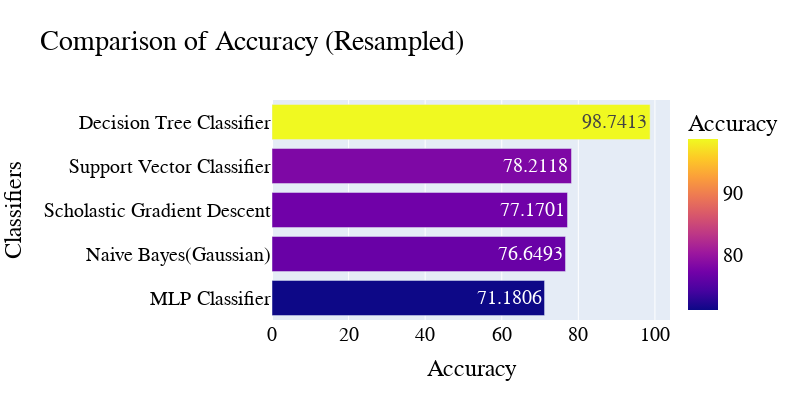
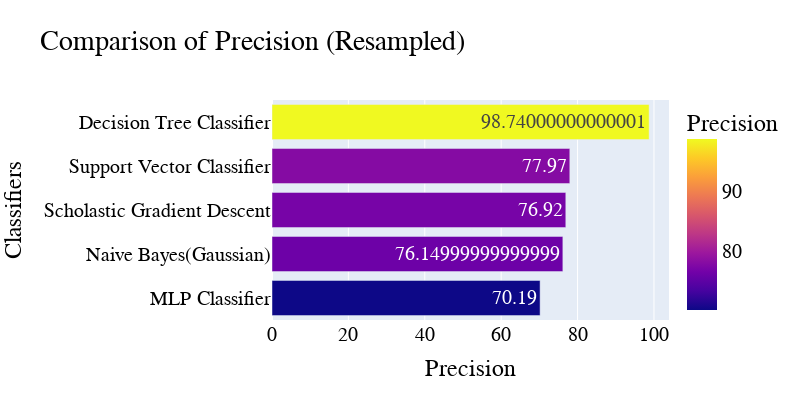
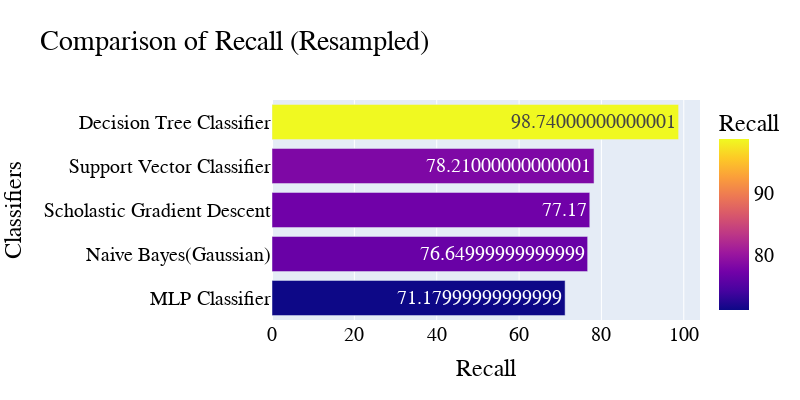
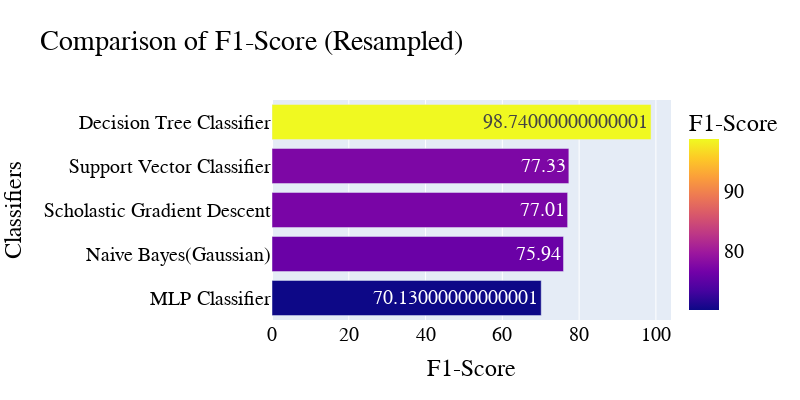

Here is the notebook cell these charts were saved with, in order:
### Markdown cell above
### <span style='color:#2916F5'>Performance Comparison for Resampled Data</span>

### Code cell
detect_df2=pd.DataFrame({
    "Classifiers":clf_diab_names,
    "Accuracy":detectscores1[0],
    "Precision":detectscores1[1],
    "Recall":detectscores1[2],
    "F1-Score":detectscores1[3]
})

for i in detect_df2.columns.tolist()[1:]:
    detect_df2=detect_df2.sort_values(by=i,ascending=False)
    fig = px.bar(detect_df2[::-1], x=i, y="Classifiers",text=i,color=i,
                 title="Comparison of {} (Resampled)".format(i),height=400,width=800)
    fig.update_layout(
        font=dict(
            family="Times New Roman, Bold",
            size=20,
            color="black"
        )
    )
    fig.show()
detect_df2.to_csv("detect_df2.csv")

### Figure 1 — Plotly figure (JSON) as saved in the notebook; plotly's stock layout.template omitted (floating-point values rounded to 4 significant figures)
{"data": [{"alignmentgroup": "True", "hovertemplate": "Accuracy=%{marker.color}<br>Classifiers=%{y}<extra></extra>", "legendgroup": "", "marker": {"color": [71.18, 76.65, 77.17, 78.21, 98.74], "coloraxis": "coloraxis", "pattern": {"shape": ""}}, "name": "", "offsetgroup": "", "orientation": "h", "showlegend": false, "text": [71.18, 76.65, 77.17, 78.21, 98.74], "textposition": "auto", "type": "bar", "x": [71.18, 76.65, 77.17, 78.21, 98.74], "xaxis": "x", "y": ["MLP Classifier", "Naive Bayes(Gaussian)", "Scholastic Gradient Descent", "Support Vector Classifier", "Decision Tree Classifier"], "yaxis": "y"}], "layout": {"barmode": "relative", "coloraxis": {"colorbar": {"title": {"text": "Accuracy"}}, "colorscale": [[0, "#0d0887"], [0.1111, "#46039f"], [0.2222, "#7201a8"], [0.3333, "#9c179e"], [0.4444, "#bd3786"], [0.5556, "#d8576b"], [0.6667, "#ed7953"], [0.7778, "#fb9f3a"], [0.8889, "#fdca26"], [1, "#f0f921"]]}, "font": {"color": "black", "family": "Times New Roman, Bold", "size": 20}, "height": 400, "legend": {"tracegroupgap": 0}, "title": {"text": "Comparison of Accuracy (Resampled)"}, "width": 800, "xaxis": {"anchor": "y", "domain": [0, 1], "title": {"text": "Accuracy"}}, "yaxis": {"anchor": "x", "domain": [0, 1], "title": {"text": "Classifiers"}}}}

### Figure 2 — Plotly figure (JSON) as saved in the notebook; plotly's stock layout.template omitted (floating-point values rounded to 4 significant figures)
{"data": [{"alignmentgroup": "True", "hovertemplate": "Precision=%{marker.color}<br>Classifiers=%{y}<extra></extra>", "legendgroup": "", "marker": {"color": [70.19, 76.15, 76.92, 77.97, 98.74], "coloraxis": "coloraxis", "pattern": {"shape": ""}}, "name": "", "offsetgroup": "", "orientation": "h", "showlegend": false, "text": [70.19, 76.15, 76.92, 77.97, 98.74], "textposition": "auto", "type": "bar", "x": [70.19, 76.15, 76.92, 77.97, 98.74], "xaxis": "x", "y": ["MLP Classifier", "Naive Bayes(Gaussian)", "Scholastic Gradient Descent", "Support Vector Classifier", "Decision Tree Classifier"], "yaxis": "y"}], "layout": {"barmode": "relative", "coloraxis": {"colorbar": {"title": {"text": "Precision"}}, "colorscale": [[0, "#0d0887"], [0.1111, "#46039f"], [0.2222, "#7201a8"], [0.3333, "#9c179e"], [0.4444, "#bd3786"], [0.5556, "#d8576b"], [0.6667, "#ed7953"], [0.7778, "#fb9f3a"], [0.8889, "#fdca26"], [1, "#f0f921"]]}, "font": {"color": "black", "family": "Times New Roman, Bold", "size": 20}, "height": 400, "legend": {"tracegroupgap": 0}, "title": {"text": "Comparison of Precision (Resampled)"}, "width": 800, "xaxis": {"anchor": "y", "domain": [0, 1], "title": {"text": "Precision"}}, "yaxis": {"anchor": "x", "domain": [0, 1], "title": {"text": "Classifiers"}}}}

### Figure 3 — Plotly figure (JSON) as saved in the notebook; plotly's stock layout.template omitted (floating-point values rounded to 4 significant figures)
{"data": [{"alignmentgroup": "True", "hovertemplate": "Recall=%{marker.color}<br>Classifiers=%{y}<extra></extra>", "legendgroup": "", "marker": {"color": [71.18, 76.65, 77.17, 78.21, 98.74], "coloraxis": "coloraxis", "pattern": {"shape": ""}}, "name": "", "offsetgroup": "", "orientation": "h", "showlegend": false, "text": [71.18, 76.65, 77.17, 78.21, 98.74], "textposition": "auto", "type": "bar", "x": [71.18, 76.65, 77.17, 78.21, 98.74], "xaxis": "x", "y": ["MLP Classifier", "Naive Bayes(Gaussian)", "Scholastic Gradient Descent", "Support Vector Classifier", "Decision Tree Classifier"], "yaxis": "y"}], "layout": {"barmode": "relative", "coloraxis": {"colorbar": {"title": {"text": "Recall"}}, "colorscale": [[0, "#0d0887"], [0.1111, "#46039f"], [0.2222, "#7201a8"], [0.3333, "#9c179e"], [0.4444, "#bd3786"], [0.5556, "#d8576b"], [0.6667, "#ed7953"], [0.7778, "#fb9f3a"], [0.8889, "#fdca26"], [1, "#f0f921"]]}, "font": {"color": "black", "family": "Times New Roman, Bold", "size": 20}, "height": 400, "legend": {"tracegroupgap": 0}, "title": {"text": "Comparison of Recall (Resampled)"}, "width": 800, "xaxis": {"anchor": "y", "domain": [0, 1], "title": {"text": "Recall"}}, "yaxis": {"anchor": "x", "domain": [0, 1], "title": {"text": "Classifiers"}}}}

### Figure 4 — Plotly figure (JSON) as saved in the notebook; plotly's stock layout.template omitted (floating-point values rounded to 4 significant figures)
{"data": [{"alignmentgroup": "True", "hovertemplate": "F1-Score=%{marker.color}<br>Classifiers=%{y}<extra></extra>", "legendgroup": "", "marker": {"color": [70.13, 75.94, 77.01, 77.33, 98.74], "coloraxis": "coloraxis", "pattern": {"shape": ""}}, "name": "", "offsetgroup": "", "orientation": "h", "showlegend": false, "text": [70.13, 75.94, 77.01, 77.33, 98.74], "textposition": "auto", "type": "bar", "x": [70.13, 75.94, 77.01, 77.33, 98.74], "xaxis": "x", "y": ["MLP Classifier", "Naive Bayes(Gaussian)", "Scholastic Gradient Descent", "Support Vector Classifier", "Decision Tree Classifier"], "yaxis": "y"}], "layout": {"barmode": "relative", "coloraxis": {"colorbar": {"title": {"text": "F1-Score"}}, "colorscale": [[0, "#0d0887"], [0.1111, "#46039f"], [0.2222, "#7201a8"], [0.3333, "#9c179e"], [0.4444, "#bd3786"], [0.5556, "#d8576b"], [0.6667, "#ed7953"], [0.7778, "#fb9f3a"], [0.8889, "#fdca26"], [1, "#f0f921"]]}, "font": {"color": "black", "family": "Times New Roman, Bold", "size": 20}, "height": 400, "legend": {"tracegroupgap": 0}, "title": {"text": "Comparison of F1-Score (Resampled)"}, "width": 800, "xaxis": {"anchor": "y", "domain": [0, 1], "title": {"text": "F1-Score"}}, "yaxis": {"anchor": "x", "domain": [0, 1], "title": {"text": "Classifiers"}}}}
